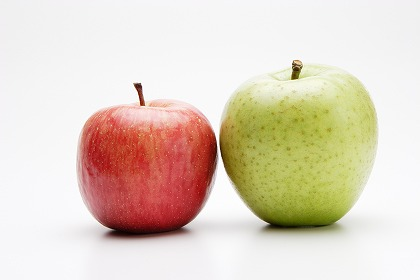
#> input picture 2/apple.jpg, 420 x 280 px
$ python 04contour.py   (older library calls are emulated)
#> lines starting #> are read from the running program, lines starting #| are printed output that depends on the picture; after the words box and inside, x2 and y2 are one past the last pixel; in counts of white or black regions, pixels touching at a corner belong together

import numpy as np
import cv2 as cv

# 画像を読み込む
img = cv.imread('apple.jpg')
#> img is the input picture: shape (280, 420, 3); mean B, G, R 196, 211.6, 225.3

# グレースケールの画像を作成する
grayimg = cv.cvtColor(img, cv.COLOR_BGR2GRAY)
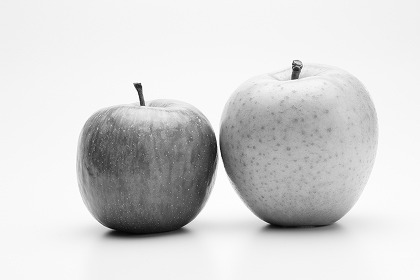
#> grayimg: shape (280, 420); min 5, max 255, mean 213.9

# 2値化
ret, thresimg = cv.threshold(grayimg, 210, 255, cv.THRESH_BINARY)
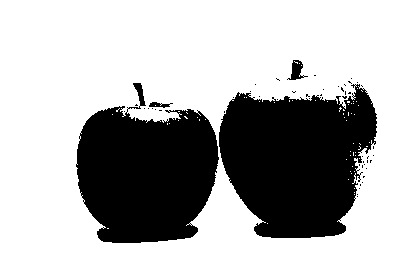
#> thresimg: shape (280, 420); 71.1% white; 51 black regions (47 under 20 px)

# 輪郭抽出
image, cnts, hierarchy = cv.findContours(thresimg, cv.RETR_LIST, cv.CHAIN_APPROX_NONE)
#> cnts = 168 contours, 161 with area under 20; largest, box (x1, y1, x2, y2) and area: (0, 0, 420, 280) 116901, (218, 83, 378, 239) 18134, (75, 105, 220, 244) 15998, (287, 59, 305, 81) 225, (132, 82, 147, 107) 165, (148, 101, 171, 109) 100, (127, 105, 142, 110) 34

print(len(cnts))
#| 168

for i in range(len(cnts)):
	if len(cnts[i]) > 0:
		rect = cnts[i]
		x, y, w, h = cv.boundingRect(rect)
		if w > 30 or h > 30:
			cv.rectangle(img, (x, y), (x + w, y + h), (0, 0, 255), 1)
#> this loop made 168 passes
#> (rect, x, y, w, h) on passes 1, 2, 3, 5, 6, 8, 9, 10, 13, 16: ([[107, 228], [108, 228]], 107, 228, 2, 1), ([[102, 227], [103, 226], [104, 227], [103, 228]], 102, 226, 3, 3), ([[190, 224], [191, 223], [192, 224], [191, 225]], 190, 223, 3, 3), ([[189, 223], [190, 222], [191, 223], [190, 224]], 189, 222, 3, 3), ([[339, 220], [340, 219], [341, 220], [340, 221]], 339, 219, 3, 3), ([[354, 198], [355, 197], [356, 198], [355, 199]], 354, 197, 3, 3), ([[356, 196], [357, 195], [358, 196], [357, 197]], 356, 195, 3, 3), ([[356, 194], [357, 193], [358, 194], [357, 195]], 356, 193, 3, 3), ([[358, 188], [359, 187], [360, 188], [359, 189]], 358, 187, 3, 3), ([[361, 182], [362, 181], [363, 182], [362, 183]], 361, 181, 3, 3)
#> (x, y, w, h) on passes 4, 7, 11, 12, 14, 15: (267, 223, 1, 1), (82, 199, 3, 4), (354, 194, 1, 1), (354, 192, 1, 1), (354, 188, 1, 1), (359, 183, 3, 4)
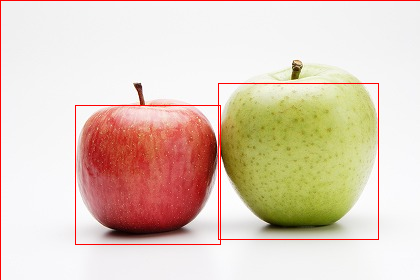
#> img: shape (280, 420, 3); 1.61% of pixels changed, all inside (x1, y1, x2, y2) = (0, 0, 420, 280)

# ウィンドウ名を指定して、画像を表示する
cv.imshow('image', img)

cv.waitKey(0)
cv.destroyAllWindows()
